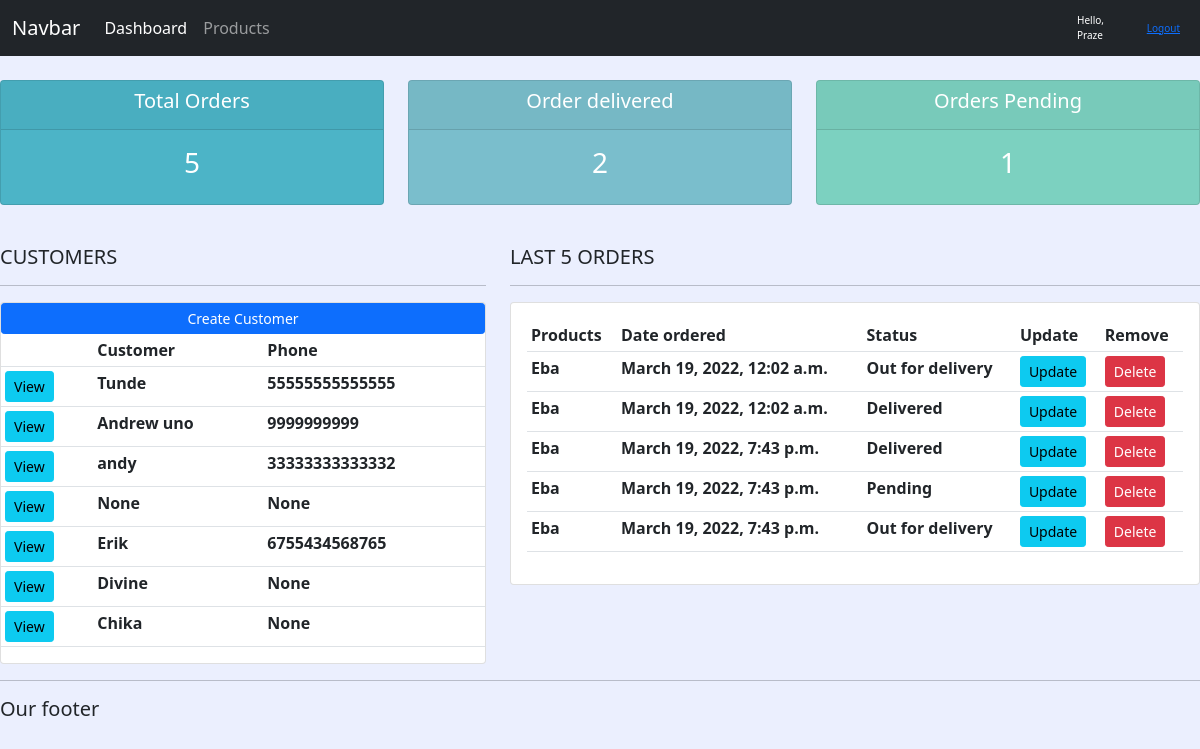
The app's page / (signed in) with its own data.
### film/models.py (models this page shows, shortened)
class Customer(models.Model):
    user = models.OneToOneField(User,null=True,blank = True,on_delete = models.CASCADE)
    name = models.CharField(max_length=250,null=True)
    phone = models.CharField(max_length=100,null=True)
    email = models.EmailField(max_length=200,null=True)
    profile_pic = models.ImageField(default="poster7_1_191735.png",null=True,blank=True)
    date_created = models.DateTimeField(auto_now_add=True,null=True)

class Order(models.Model):
    STATUS=(('Pending','Pending'),
            ('Out for delivery','Out for delivery'),
            ('Delivered','Delivered'))
    customer = models.ForeignKey(Customer,null=True,on_delete=models.SET_NULL)
    product = models.ForeignKey(Products,null=True,on_delete=models.SET_NULL)
    date_ordered = models.DateTimeField(auto_now_add=True,null=True)
    status = models.CharField(max_length=250,null=True,choices=STATUS)
    note = models.CharField(max_length=1000,null=True)

class Products(models.Model):
    CATEGORY = (('Indoor','Indoor'),
                 ('Out Door','Out Door'))
    name = models.CharField(max_length=250,null=True)
    price = models.FloatField(null=True)
    category = models.CharField(max_length=250,null=True,choices=CATEGORY)
    description = models.CharField(max_length=250,null=True,blank=True)
    date_created = models.DateTimeField(auto_now_add=True,null=True)
    tag = models.ManyToManyField(Tag)
    def __str__(self):
        return self.name

### film/decorators.py (the view)
    def wrapper_func(request,*args,**kwargs):
        group = None
        if request.user.groups.exists():
            group = request.user.groups.all()[0].name
        if group == 'customer':
            return redirect('user-page')
        if group == 'admin':
            return view_func(request,*args,**kwargs)

### film/views.py (called while the page is built)
@login_required(login_url='login')
@admin_only
def home(request):
    orders  = Order.objects.all()
    customers = Customer.objects.all()
    total_customers = customers.count()
    total_orders = orders.count()
    delivered = orders.filter(status='Delivered').count()
    pending = orders.filter(status='Pending').count()
    context = {'orders':orders,'customers':customers,'total_customers':total_customers,'total_orders':total_orders,
    'delivered':delivered,'pending':pending}
    return render(request,'dashboard.html',context)

### templates/dashboard.html
{%  extends 'main.html' %}
{%block content%}
{%  include 'status.html' %}
<br>
<div class="row">
    <div class="col-sm-5">
        <h5>CUSTOMERS</h5>
        <hr>
        <div class="card card body">
            <a href="#" class="btn btn-primary btn-sm btn-block">Create Customer</a>
            <table class="table table-sm">
            <tr>
                <th></th>
                <th>Customer</th>
                <th>Phone</th>
            </tr>
            {%for customer in customers%}
            <tr>
                <th><a class="btn btn-sm btn-info" href="{%url 'customer' customer.id%}">View</a></th>
               <th>{{customer.name}}
            </th>
            <th>{{customer.phone}}
            </th>
            {%endfor%}
            </tr>
        </table>
        </div>
    </div>
    <div class="col-md-7">
        <h5>LAST 5 ORDERS</h5>
        <hr>
        <div class="card card-body">
            <table class="table table-sm">
                <tr>
                    <th>Products</th>
                    <th>Date ordered</th>
                    <th>Status</th>
                    <th>Update</th>
                    <th>Remove</th>
                </tr>
                {%for order in orders%}
                <tr>
                    <th>{{order.product}}</th>
                    <th>{{order.date_ordered}}</th>
                    <th>{{order.status}}</th>
                    <th><a class="btn btn-sm btn-info" href="{%url 'update_order' order.id%}">Update</a></th>
                    <th><a class="btn btn-sm btn-danger" href="{%url 'delete_order' order.id%}">Delete</a></th>
                    {%endfor%}
                </tr>
            </table>
        </div>
    </div>
</div>
{%endblock%}

### templates/main.html (shortened to what this page needs)
{% load static %}
<!DOCTYPE html>
<head>
    <link href="https://cdn.jsdelivr.net/npm/bootstrap@5.1.3/dist/css/bootstrap.min.css" rel="stylesheet">
    <link rel="stylesheet" type="text/css" href="{% static '/css/main.css' %}">
</head>
<body>
    {%  include 'navbar.html' %}
      {%block content%}
      {%endblock%}
    <hr>
    <h5>Our footer</h5>
</body>
</html>

### templates/navbar.html (shortened to what this page needs)
<nav class="navbar navbar-expand-lg navbar-dark bg-dark">
    <div class="container-fluid">
      <a class="navbar-brand" href="#">Navbar</a>
      <div class="collapse navbar-collapse" id="navbarNav">
        <ul class="navbar-nav">
          {% if request.user.is_staff%}
          <li class="nav-item">
            <a class="nav-link active" aria-current="page" href="{%url 'home'%}">Dashboard</a>
          </li>
          <li class="nav-item">
            <a class="nav-link" href="{%url 'products'%}">Products</a>
          </li>
          {% else %}
          <li class="nav-item">
            <a class="nav-link" href="{%url 'account' %}">Settings</a>
          </li>
          {%endif%}
        </ul>
      </div>
    </div>
    <span class="hello-msg">Hello, {{request.user}}</span>
    <span><a class="hello-msg" href="{% url 'logout' %}">Logout</a></span>
  </nav>

### templates/status.html
<br>
<div class="row">
    <div class="col">
        <div class="col-md">
            <div class="card text-center text-white mb-3 " id="total-orders">
                <div class="card-header">
                    <h5 class="card-title">Total Orders</h5>
                </div>
                <div class="card-body">
                    <h3 class="card-title">{{total_orders}}</h3>
                </div>
            </div>
        </div>
    </div>
    <div class="col">
        <div class="col-md">
            <div class="card text-center text-white mb-3" id="orders-delivered">
                <div class="card-header">
                    <h5 class="card-title">Order delivered</h5>
                </div>
                <div class="card-body">
                    <h3 class="card-title">{{delivered}}</h3>
                </div>
            </div>
        </div>
    </div>
    <div class="col">
        <div class="col-md">
            <div class="card text-center text-white mb-3" id="orders-pending">
                <div class="card-header">
                    <h5 class="card-title">Orders Pending</h5>
                </div>
                <div class="card-body">
                    <h3 class="card-title">{{pending}}</h3>
                </div>
            </div>
        </div>
    </div>
</div>

### static/css/main.css (style rules this page uses)
body { background-color: #ebeffe; }
#total-orders { background-color: #4cb4c7; }
#orders-delivered { background-color: #7abecc; }
#orders-pending { background-color: #7cd1c0; }

### templates/navbar.html (style rules this page uses)
span { color: white; font-size: 10px; margin-right:20px ; }

### records on screen
Customer: name "Tunde", phone "55555555555555"
Customer: name "Andrew uno", phone "9999999999"
Customer: name "andy", phone "33333333333332"
Customer: name "None", phone "None"
Customer: name "Erik", phone "6755434568765"
Customer: name "Divine", phone "None"
Customer: name "Chika", phone "None"
Order: product "Eba", date_ordered "March 19, 2022, 12:02 a.m.", status "Out for delivery"
Order: product "Eba", date_ordered "March 19, 2022, 12:02 a.m.", status "Delivered"
Order: product "Eba", date_ordered "March 19, 2022, 7:43 p.m.", status "Delivered"
Order: product "Eba", date_ordered "March 19, 2022, 7:43 p.m.", status "Pending"
Order: product "Eba", date_ordered "March 19, 2022, 7:43 p.m.", status "Out for delivery"

### other values on screen
{{ request.user }} "Praze"
{{ total_orders }} "5"
{{ delivered }} "2"
{{ pending }} "1"
